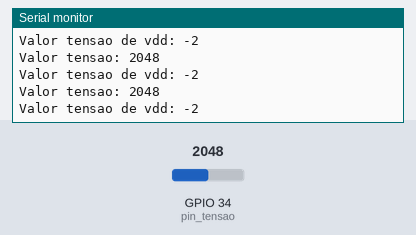
The sketch below on a simulated ESP32. Shown: the last lines printed to the serial monitor. The inputs (shaded band) are chosen by the test bench; at power-on: GPIO 34 (pin_tensao) = 2048.

Above: at 1.2 s.
1.3 s: GPIO 34 (pin_tensao) set to 2866
At 1.33 s:
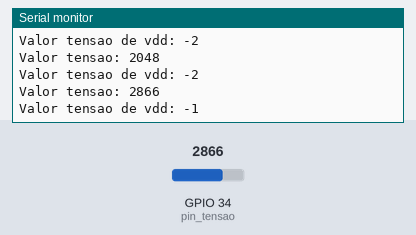
2.8 s: GPIO 34 (pin_tensao) set to 3340
At 2.84 s:
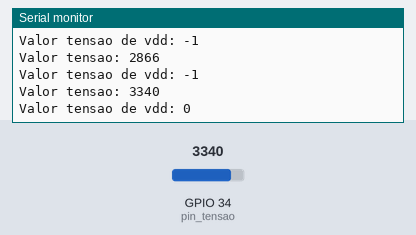
Timing chart, 0 to 5.8 s (numbered marks = the images above; inputs shaded):
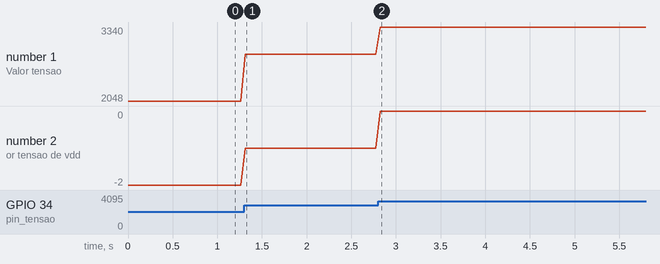

The sketch:

tensao-negativa-positiva.ino
```cpp
#define pin_tensao 34
int valor_tensao = 0;

void setup() {
  Serial.begin(115200);
  pinMode(pin_tensao, INPUT);
}

void loop() {
  valor_tensao = analogRead(pin_tensao);
  int tensao = 0;
  if(valor_tensao > 3300){
    tensao = map(valor_tensao, 3300, 4095, 0, 5);
  }
  else{
    tensao = map(valor_tensao, 0, 3300, -5, 0);
  }
  Serial.print("Valor tensao: ");
  Serial.println(valor_tensao);
  Serial.print("Valor tensao de vdd: ");
  Serial.println(tensao);

  delay(50);
}
```

Measured:
- after the input at 1.3 s, the serial monitor: prints a new line at once (image 1)
- after the input at 2.8 s, the serial monitor: prints a new line at once (image 2)
- plotted number 1: 2048 → 2866 after the input at 1.3 s, 2866 → 3340 after the input at 2.8 s
- plotted number 2: -2 → -1 after the input at 1.3 s, -1 → 0 after the input at 2.8 s
